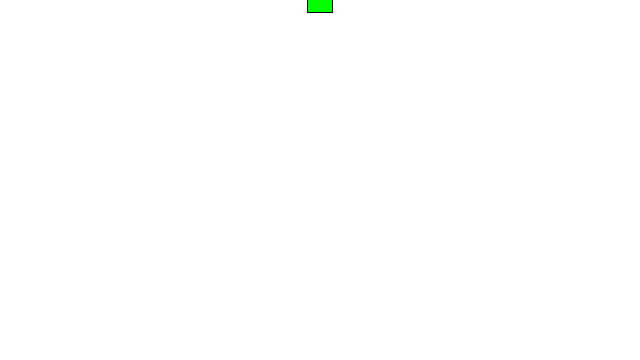
Frame 1 (no input)
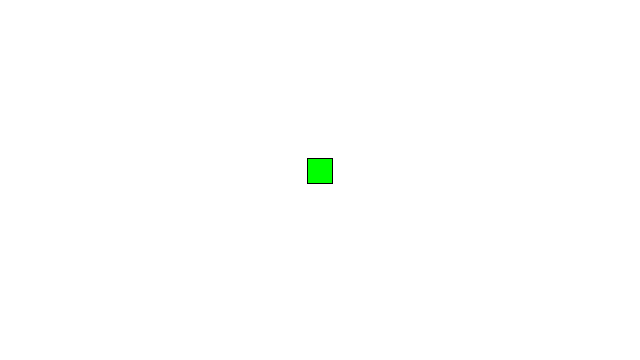
Frame 60 (the mouse pressed at the canvas centre just before this capture)
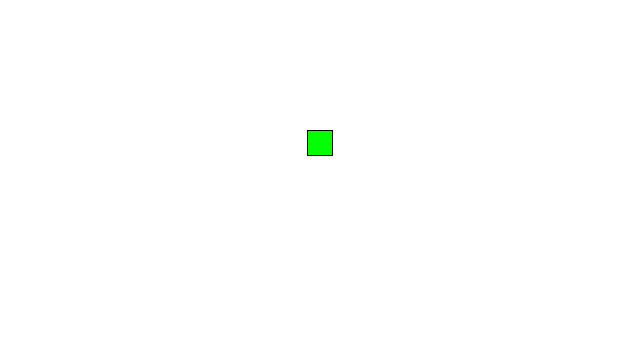
Frame 120 (the mouse held since frame 60 and released just before this capture)

The Processing sketch that drew these frames (run headless with seeded random() and noise(); from frame 60 on, the mouse is pressed at the canvas centre):

// Processing sketch: day_11_1
// ── day_11_1.pde
//Gravity
float x = 320;
float y = 0;
float speed = 0;
float gravity = 0.1;
void setup(){ //runs once at startup
  size(640,360);
    
}

void draw(){ // over and over again
  background(255); //set background white
  fill(0,255,0);
  stroke(0);
  rectMode(CENTER);
  rect(x,y,25,25);
  //drop the bouncy box
  y = y + speed;
  speed = speed + gravity;
  //reverse speed when we reach bottom
  if(y > height){
    speed = speed * -0.95;
    y = height;
  
  
  
}
}
